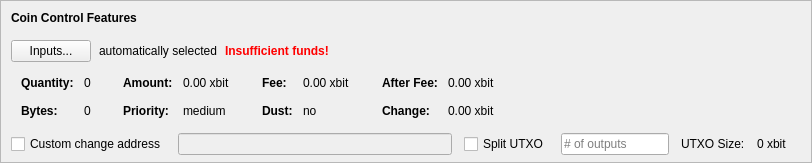
    <widget class="QFrame" name="frameCoinControl">
     <property name="sizePolicy">
      <sizepolicy hsizetype="Expanding" vsizetype="Expanding">
       <horstretch>0</horstretch>
       <verstretch>0</verstretch>
      </sizepolicy>
     </property>
     <property name="maximumSize">
      <size>
       <width>16777215</width>
       <height>16777215</height>
      </size>
     </property>
     <property name="frameShape">
      <enum>QFrame::StyledPanel</enum>
     </property>
     <property name="frameShadow">
      <enum>QFrame::Sunken</enum>
     </property>
     <layout class="QVBoxLayout" name="verticalLayoutCoinControl2">
      <property name="spacing">
       <number>0</number>
      </property>
      <property name="leftMargin">
       <number>0</number>
      </property>
      <property name="topMargin">
       <number>0</number>
      </property>
      <property name="rightMargin">
       <number>0</number>
      </property>
      <property name="bottomMargin">
       <number>6</number>
      </property>
      <item>
       <layout class="QVBoxLayout" name="verticalLayoutCoinControl" stretch="0,0,0,0,1">
        <property name="spacing">
         <number>0</number>
        </property>
        <property name="leftMargin">
         <number>10</number>
        </property>
        <property name="topMargin">
         <number>10</number>
        </property>
        <item>
         <layout class="QHBoxLayout" name="horizontalLayoutCoinControl1">
          <property name="bottomMargin">
           <number>15</number>
          </property>
          <item>
           <widget class="QLabel" name="labelCoinControlFeatures">
            <property name="sizePolicy">
             <sizepolicy hsizetype="Preferred" vsizetype="Maximum">
              <horstretch>0</horstretch>
              <verstretch>0</verstretch>
             </sizepolicy>
            </property>
            <property name="font">
             <font>
              <weight>75</weight>
              <bold>true</bold>
             </font>
            </property>
            <property name="styleSheet">
             <string notr="true">font-weight:bold;</string>
            </property>
            <property name="text">
             <string>Coin Control Features</string>
            </property>
           </widget>
          </item>
         </layout>
        </item>
        <item>
         <layout class="QHBoxLayout" name="horizontalLayoutCoinControl2" stretch="0,0,0,0">
          <property name="spacing">
           <number>8</number>
          </property>
          <property name="bottomMargin">
           <number>10</number>
          </property>
          <item>
           <widget class="QPushButton" name="pushButtonCoinControl">
            <property name="styleSheet">
             <string notr="true"/>
            </property>
            <property name="text">
             <string>Inputs...</string>
            </property>
            <property name="autoDefault">
             <bool>false</bool>
            </property>
           </widget>
          </item>
          <item>
           <widget class="QLabel" name="labelCoinControlAutomaticallySelected">
            <property name="text">
             <string>automatically selected</string>
            </property>
            <property name="margin">
             <number>5</number>
            </property>
           </widget>
          </item>
          <item>
           <widget class="QLabel" name="labelCoinControlInsuffFunds">
            <property name="font">
             <font>
              <weight>75</weight>
              <bold>true</bold>
             </font>
            </property>
            <property name="styleSheet">
             <string notr="true">color:red;font-weight:bold;</string>
            </property>
            <property name="text">
             <string>Insufficient funds!</string>
            </property>
            <property name="margin">
             <number>5</number>
            </property>
           </widget>
          </item>
          <item>
           <spacer name="horizontalSpacerCoinControl">
            <property name="orientation">
             <enum>Qt::Horizontal</enum>
            </property>
            <property name="sizeHint" stdset="0">
             <size>
              <width>40</width>
              <height>1</height>
             </size>
            </property>
           </spacer>
          </item>
         </layout>
        </item>
        <item>
         <widget class="QWidget" name="widgetCoinControl" native="true">
          <property name="sizePolicy">
           <sizepolicy hsizetype="Preferred" vsizetype="Preferred">
            <horstretch>0</horstretch>
            <verstretch>0</verstretch>
           </sizepolicy>
          </property>
          <property name="minimumSize">
           <size>
            <width>0</width>
            <height>0</height>
           </size>
          </property>
          <property name="styleSheet">
           <string notr="true"/>
          </property>
          <layout class="QHBoxLayout" name="horizontalLayoutCoinControl5">
           <property name="leftMargin">
            <number>0</number>
           </property>
           <property name="topMargin">
            <number>0</number>
           </property>
           <property name="rightMargin">
            <number>0</number>
           </property>
           <property name="bottomMargin">
            <number>0</number>
           </property>
           <item>
            <layout class="QHBoxLayout" name="horizontalLayoutCoinControl3" stretch="0,0,0,1">
             <property name="spacing">
              <number>20</number>
             </property>
             <property name="topMargin">
              <number>0</number>
             </property>
             <property name="bottomMargin">
              <number>10</number>
             </property>
             <item>
              <layout class="QFormLayout" name="formLayoutCoinControl1">
               <property name="horizontalSpacing">
                <number>10</number>
               </property>
               <property name="verticalSpacing">
                <number>14</number>
               </property>
               <property name="leftMargin">
                <number>10</number>
               </property>
               <property name="topMargin">
                <number>4</number>
               </property>
               <property name="rightMargin">
                <number>6</number>
               </property>
               <item row="0" column="0">
                <widget class="QLabel" name="labelCoinControlQuantityText">
                 <property name="font">
                  <font>
                   <weight>75</weight>
                   <bold>true</bold>
                  </font>
                 </property>
                 <property name="text">
                  <string>Quantity:</string>
                 </property>
                 <property name="margin">
                  <number>0</number>
                 </property>
                </widget>
               </item>
               <item row="0" column="1">
                <widget class="QLabel" name="labelCoinControlQuantity">
                 <property name="cursor">
                  <cursorShape>IBeamCursor</cursorShape>
                 </property>
                 <property name="contextMenuPolicy">
                  <enum>Qt::ActionsContextMenu</enum>
                 </property>
                 <property name="text">
                  <string notr="true">0</string>
                 </property>
                 <property name="margin">
                  <number>0</number>
                 </property>
                 <property name="textInteractionFlags">
                  <set>Qt::LinksAccessibleByMouse|Qt::TextSelectableByKeyboard|Qt::TextSelectableByMouse</set>
                 </property>
                </widget>
               </item>
               <item row="1" column="0">
                <widget class="QLabel" name="labelCoinControlBytesText">
                 <property name="font">
                  <font>
                   <weight>75</weight>
                   <bold>true</bold>
                  </font>
                 </property>
                 <property name="text">
                  <string>Bytes:</string>
                 </property>
                </widget>
               </item>
               <item row="1" column="1">
                <widget class="QLabel" name="labelCoinControlBytes">
                 <property name="cursor">
                  <cursorShape>IBeamCursor</cursorShape>
                 </property>
                 <property name="contextMenuPolicy">
                  <enum>Qt::ActionsContextMenu</enum>
                 </property>
                 <property name="text">
                  <string notr="true">0</string>
                 </property>
                 <property name="textInteractionFlags">
                  <set>Qt::LinksAccessibleByMouse|Qt::TextSelectableByKeyboard|Qt::TextSelectableByMouse</set>
                 </property>
                </widget>
               </item>
              </layout>
             </item>
             <item>
              <layout class="QFormLayout" name="formLayoutCoinControl2">
               <property name="horizontalSpacing">
                <number>10</number>
               </property>
               <property name="verticalSpacing">
                <number>14</number>
               </property>
               <property name="leftMargin">
                <number>6</number>
               </property>
               <property name="topMargin">
                <number>4</number>
               </property>
               <property name="rightMargin">
                <number>6</number>
               </property>
               <item row="0" column="0">
                <widget class="QLabel" name="labelCoinControlAmountText">
                 <property name="font">
                  <font>
                   <weight>75</weight>
                   <bold>true</bold>
                  </font>
                 </property>
                 <property name="text">
                  <string>Amount:</string>
                 </property>
                 <property name="margin">
                  <number>0</number>
                 </property>
                </widget>
               </item>
               <item row="0" column="1">
                <widget class="QLabel" name="labelCoinControlAmount">
                 <property name="cursor">
                  <cursorShape>IBeamCursor</cursorShape>
                 </property>
                 <property name="contextMenuPolicy">
                  <enum>Qt::ActionsContextMenu</enum>
                 </property>
                 <property name="text">
                  <string notr="true">0.00 xbit</string>
                 </property>
                 <property name="textInteractionFlags">
                  <set>Qt::LinksAccessibleByMouse|Qt::TextSelectableByKeyboard|Qt::TextSelectableByMouse</set>
                 </property>
                </widget>
               </item>
               <item row="1" column="0">
                <widget class="QLabel" name="labelCoinControlPriorityText">
                 <property name="font">
                  <font>
                   <weight>75</weight>
                   <bold>true</bold>
                  </font>
                 </property>
                 <property name="text">
                  <string>Priority:</string>
                 </property>
                </widget>
               </item>
               <item row="1" column="1">
                <widget class="QLabel" name="labelCoinControlPriority">
                 <property name="cursor">
                  <cursorShape>IBeamCursor</cursorShape>
                 </property>
                 <property name="contextMenuPolicy">
                  <enum>Qt::ActionsContextMenu</enum>
                 </property>
                 <property name="text">
                  <string>medium</string>
                 </property>
                 <property name="textInteractionFlags">
                  <set>Qt::LinksAccessibleByMouse|Qt::TextSelectableByKeyboard|Qt::TextSelectableByMouse</set>
                 </property>
                </widget>
               </item>
              </layout>
             </item>
             <item>
              <layout class="QFormLayout" name="formLayoutCoinControl3">
               <property name="horizontalSpacing">
                <number>10</number>
               </property>
               <property name="verticalSpacing">
                <number>14</number>
               </property>
               <property name="leftMargin">
                <number>6</number>
               </property>
               <property name="topMargin">
                <number>4</number>
               </property>
               <property name="rightMargin">
                <number>6</number>
               </property>
               <item row="0" column="0">
                <widget class="QLabel" name="labelCoinControlFeeText">
                 <property name="font">
                  <font>
                   <weight>75</weight>
                   <bold>true</bold>
                  </font>
                 </property>
                 <property name="text">
                  <string>Fee:</string>
                 </property>
                 <property name="margin">
                  <number>0</number>
                 </property>
                </widget>
               </item>
               <item row="0" column="1">
                <widget class="QLabel" name="labelCoinControlFee">
                 <property name="cursor">
                  <cursorShape>IBeamCursor</cursorShape>
                 </property>
                 <property name="contextMenuPolicy">
                  <enum>Qt::ActionsContextMenu</enum>
                 </property>
                 <property name="text">
                  <string notr="true">0.00 xbit</string>
                 </property>
                 <property name="textInteractionFlags">
                  <set>Qt::LinksAccessibleByMouse|Qt::TextSelectableByKeyboard|Qt::TextSelectableByMouse</set>
                 </property>
                </widget>
               </item>
               <item row="1" column="0">
                <widget class="QLabel" name="labelCoinControlLowOutputText">
                 <property name="font">
                  <font>
                   <weight>75</weight>
                   <bold>true</bold>
                  </font>
                 </property>
                 <property name="text">
                  <string>Dust:</string>
                 </property>
                </widget>
               </item>
               <item row="1" column="1">
                <widget class="QLabel" name="labelCoinControlLowOutput">
                 <property name="cursor">
                  <cursorShape>IBeamCursor</cursorShape>
                 </property>
                 <property name="contextMenuPolicy">
                  <enum>Qt::ActionsContextMenu</enum>
                 </property>
                 <property name="text">
                  <string>no</string>
                 </property>
                 <property name="textInteractionFlags">
                  <set>Qt::LinksAccessibleByMouse|Qt::TextSelectableByKeyboard|Qt::TextSelectableByMouse</set>
                 </property>
                </widget>
               </item>
              </layout>
             </item>
             <item>
              <layout class="QFormLayout" name="formLayoutCoinControl4">
               <property name="horizontalSpacing">
                <number>10</number>
               </property>
               <property name="verticalSpacing">
                <number>14</number>
               </property>
               <property name="leftMargin">
                <number>6</number>
               </property>
               <property name="topMargin">
                <number>4</number>
               </property>
               <property name="rightMargin">
                <number>6</number>
               </property>
               <item row="0" column="0">
                <widget class="QLabel" name="labelCoinControlAfterFeeText">
                 <property name="font">
                  <font>
                   <weight>75</weight>
                   <bold>true</bold>
                  </font>
                 </property>
                 <property name="text">
                  <string>After Fee:</string>
                 </property>
                 <property name="margin">
                  <number>0</number>
                 </property>
                </widget>
               </item>
               <item row="0" column="1">
                <widget class="QLabel" name="labelCoinControlAfterFee">
                 <property name="cursor">
                  <cursorShape>IBeamCursor</cursorShape>
                 </property>
                 <property name="contextMenuPolicy">
                  <enum>Qt::ActionsContextMenu</enum>
                 </property>
                 <property name="text">
                  <string notr="true">0.00 xbit</string>
                 </property>
                 <property name="textInteractionFlags">
                  <set>Qt::LinksAccessibleByMouse|Qt::TextSelectableByKeyboard|Qt::TextSelectableByMouse</set>
                 </property>
                </widget>
               </item>
               <item row="1" column="0">
                <widget class="QLabel" name="labelCoinControlChangeText">
                 <property name="font">
                  <font>
                   <weight>75</weight>
                   <bold>true</bold>
                  </font>
                 </property>
                 <property name="text">
                  <string>Change:</string>
                 </property>
                </widget>
               </item>
               <item row="1" column="1">
                <widget class="QLabel" name="labelCoinControlChange">
                 <property name="cursor">
                  <cursorShape>IBeamCursor</cursorShape>
                 </property>
                 <property name="contextMenuPolicy">
                  <enum>Qt::ActionsContextMenu</enum>
                 </property>
                 <property name="text">
                  <string notr="true">0.00 xbit</string>
                 </property>
                 <property name="textInteractionFlags">
                  <set>Qt::LinksAccessibleByMouse|Qt::TextSelectableByKeyboard|Qt::TextSelectableByMouse</set>
                 </property>
                </widget>
               </item>
              </layout>
             </item>
            </layout>
           </item>
          </layout>
         </widget>
        </item>
        <item>
         <layout class="QHBoxLayout" name="horizontalLayoutCoinControl4" stretch="0,0,0,0,0,0,0">
          <property name="spacing">
           <number>12</number>
          </property>
          <property name="sizeConstraint">
           <enum>QLayout::SetDefaultConstraint</enum>
          </property>
          <property name="topMargin">
           <number>5</number>
          </property>
          <property name="rightMargin">
           <number>5</number>
          </property>
          <item>
           <widget class="QCheckBox" name="checkBoxCoinControlChange">
            <property name="toolTip">
             <string>If this is activated, but the change address is empty or invalid, change will be sent to a newly generated address.</string>
            </property>
            <property name="text">
             <string>Custom change address</string>
            </property>
           </widget>
          </item>
          <item>
           <widget class="QValidatedLineEdit" name="lineEditCoinControlChange">
            <property name="enabled">
             <bool>false</bool>
            </property>
            <property name="sizePolicy">
             <sizepolicy hsizetype="Expanding" vsizetype="Fixed">
              <horstretch>0</horstretch>
              <verstretch>0</verstretch>
             </sizepolicy>
            </property>
           </widget>
          </item>
          <item>
           <widget class="QCheckBox" name="splitBlockCheckBox">
            <property name="text">
             <string>Split UTXO</string>
            </property>
           </widget>
          </item>
          <item>
           <widget class="QLineEdit" name="splitBlockLineEdit">
            <property name="sizePolicy">
             <sizepolicy hsizetype="Fixed" vsizetype="Fixed">
              <horstretch>50</horstretch>
              <verstretch>0</verstretch>
             </sizepolicy>
            </property>
            <property name="placeholderText">
             <string># of outputs</string>
            </property>
           </widget>
          </item>
          <item>
           <widget class="QLabel" name="labelBlockSizeText">
            <property name="text">
             <string>UTXO Size:</string>
            </property>
           </widget>
          </item>
          <item>
           <widget class="QLabel" name="labelBlockSize">
            <property name="text">
             <string>0 xbit</string>
            </property>
           </widget>
          </item>
          <item>
           <widget class="QLabel" name="labelCoinControlChangeLabel">
            <property name="sizePolicy">
             <sizepolicy hsizetype="Preferred" vsizetype="Expanding">
              <horstretch>0</horstretch>
              <verstretch>0</verstretch>
             </sizepolicy>
            </property>
            <property name="minimumSize">
             <size>
              <width>0</width>
              <height>0</height>
             </size>
            </property>
            <property name="text">
             <string/>
            </property>
            <property name="margin">
             <number>3</number>
            </property>
           </widget>
          </item>
         </layout>
        </item>
        <item>
         <spacer name="verticalSpacerCoinControl">
          <property name="orientation">
           <enum>Qt::Vertical</enum>
          </property>
          <property name="sizeHint" stdset="0">
           <size>
            <width>800</width>
            <height>1</height>
           </size>
          </property>
         </spacer>
        </item>
       </layout>
      </item>
     </layout>
    </widget>
